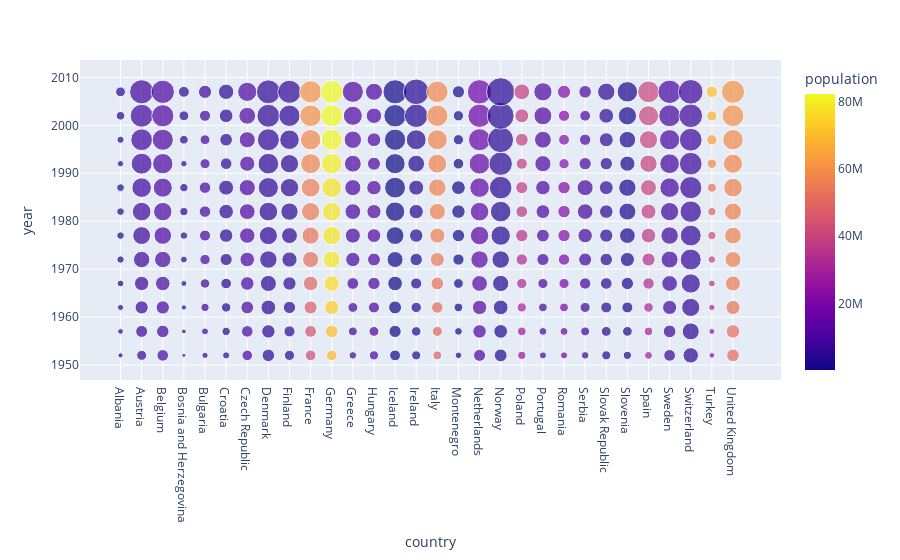

Notebook cell for this chart:
### Code cell
fig = px.scatter(europe, x='country', y='year', size='gdp_per_cap', color='population')
fig.show()

### Figure 1 — Plotly figure (JSON) as saved in the notebook; plotly's stock layout.template omitted (floating-point values rounded to 4 significant figures; data arrays with more than 128 entries replaced by an {"elided": "..."} marker saying what was removed)
{"data": [{"hovertemplate": "country=%{x}<br>year=%{y}<br>gdp_per_cap=%{marker.size}<br>population=%{marker.color}<extra></extra>", "legendgroup": "", "marker": {"color": {"elided": "360 int values"}, "coloraxis": "coloraxis", "size": {"elided": "360 float values"}, "sizemode": "area", "sizeref": 123.4, "symbol": "circle"}, "mode": "markers", "name": "", "orientation": "v", "showlegend": false, "type": "scatter", "x": {"elided": "360 str values"}, "xaxis": "x", "y": {"elided": "360 int values"}, "yaxis": "y"}], "layout": {"coloraxis": {"colorbar": {"title": {"text": "population"}}, "colorscale": [[0, "#0d0887"], [0.1111, "#46039f"], [0.2222, "#7201a8"], [0.3333, "#9c179e"], [0.4444, "#bd3786"], [0.5556, "#d8576b"], [0.6667, "#ed7953"], [0.7778, "#fb9f3a"], [0.8889, "#fdca26"], [1, "#f0f921"]]}, "legend": {"itemsizing": "constant", "tracegroupgap": 0}, "margin": {"t": 60}, "xaxis": {"anchor": "y", "domain": [0, 1], "title": {"text": "country"}}, "yaxis": {"anchor": "x", "domain": [0, 1], "title": {"text": "year"}}}}
